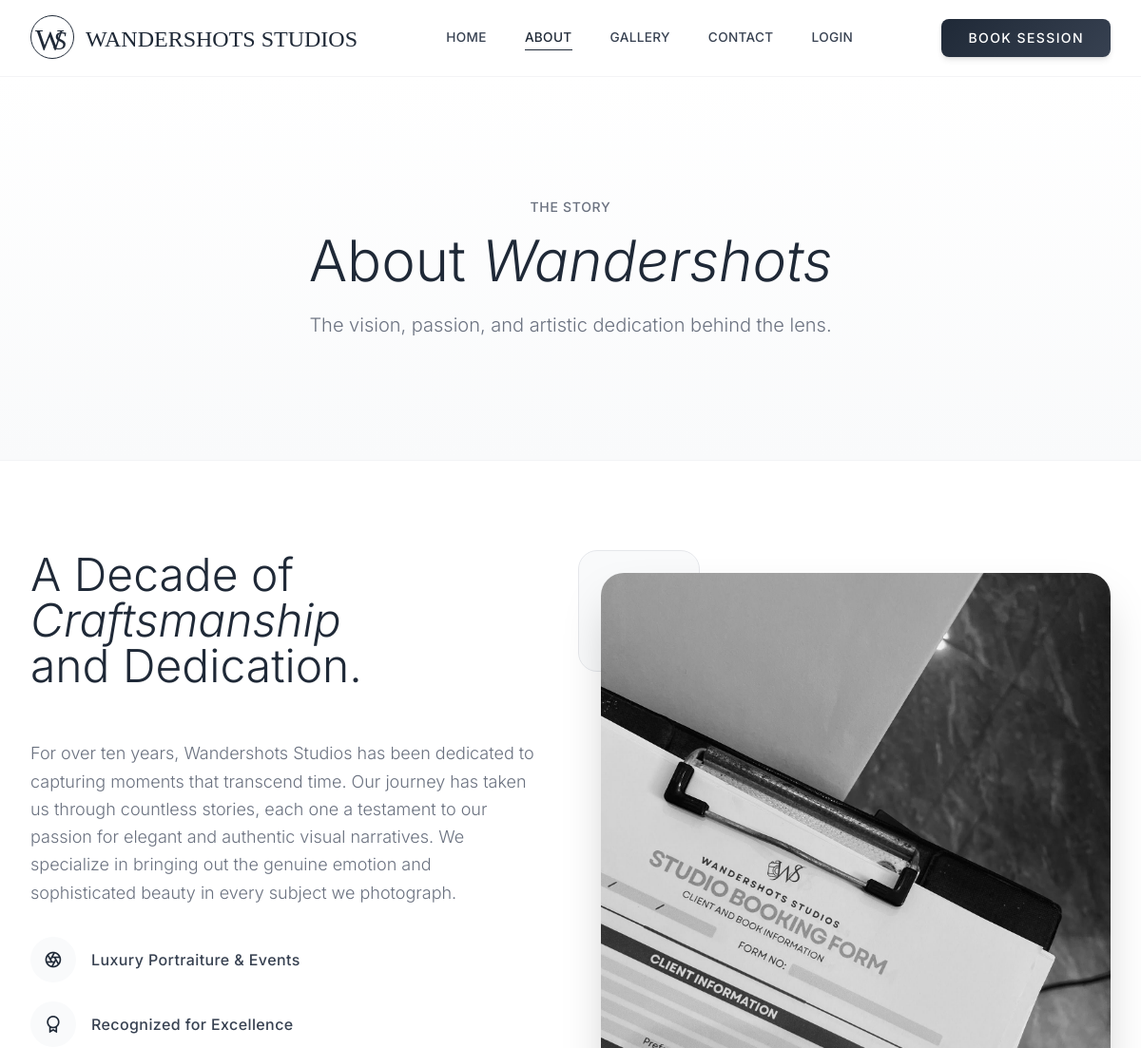
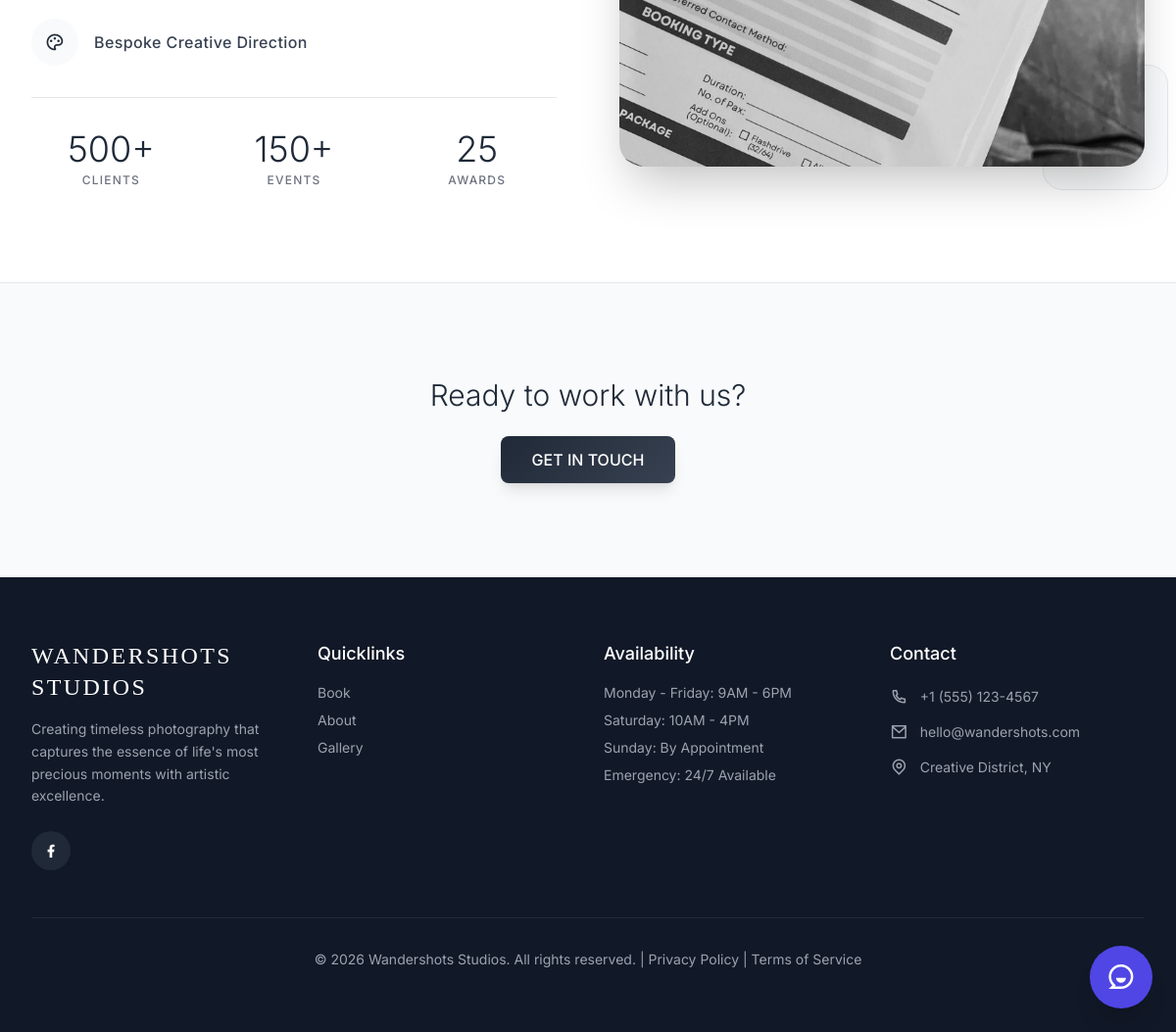
/about, run on the app's committed database (2 pictures, top to bottom).
### website/models.py (models this page shows)
class SiteSetting(db.Model):
    id = db.Column(db.Integer, primary_key=True)
    setting_key = db.Column(db.String(100), unique=True, nullable=False)
    setting_value = db.Column(db.Text)

class SocialLink(db.Model):
    id = db.Column(db.Integer, primary_key=True)
    platform = db.Column(db.String(100), nullable=False)
    url = db.Column(db.String(500), nullable=False)
    icon_class = db.Column(db.String(100))
    order = db.Column(db.Integer, default=0)

class QuickLink(db.Model):
    id = db.Column(db.Integer, primary_key=True)
    name = db.Column(db.String(100), nullable=False)
    url = db.Column(db.String(500), nullable=False)
    order = db.Column(db.Integer, default=0)

### website/views.py (the view)
@views.route('/about')
def about():
    settings = {
        'header_pre': get_setting('about_header_pre', 'THE STORY'),
        'header_title': get_setting('about_header_title', 'About <em class="italic">Wandershots</em>'),
        'header_desc': get_setting('about_header_desc', 'The vision, passion, and artistic dedication behind the lens.'),
        'story_title': get_setting('about_story_title', 'A Decade of<br><em class="italic text-gray-600">Craftsmanship</em><br>and Dedication.'),
        'story_text': get_setting('about_story_text', 'For over ten years, Wandershots Studios has been dedicated to capturing moments that transcend time. Our journey has taken us through countless stories, each one a testament to our passion for elegant and authentic visual narratives. We specialize in bringing out the genuine emotion and sophisticated beauty in every subject we photograph.'),
        'stat1_num': get_setting('about_stat1_num', '500+'),
        'stat1_label': get_setting('about_stat1_label', 'Clients'),
        'stat2_num': get_setting('about_stat2_num', '150+'),
        'stat2_label': get_setting('about_stat2_label', 'Events'),
        'stat3_num': get_setting('about_stat3_num', '25'),
        'stat3_label': get_setting('about_stat3_label', 'Awards'),
        'main_img': get_image_url(get_setting('about_main_img'), 'https://readdy.ai/api/search-image?query=Professional%20female%20photographer%20with%20camera%20in%20modern%20studio%20setting%20black%20and%20white&width=600&height=800&seq=about-main')
    }
    return render_template("about.html", user=current_user, page='about', settings=settings)

### website/templates/about.html (shortened to what this page needs)
{% extends "base.html" %}
{% block content %}
<section class="relative py-24 lg:py-32 bg-gray-50 overflow-hidden">
    <div class="absolute inset-0 bg-gradient-to-b from-white to-gray-50 z-0"></div>
    <div class="relative max-w-7xl mx-auto px-6 lg:px-8 text-center z-10 fade-in">
        <p class="text-sm font-medium text-secondary tracking-wider uppercase mb-4">{{ settings.header_pre }}</p>
        <h1 class="text-5xl md:text-6xl font-light text-primary mb-6">
            {{ settings.header_title | safe }}
        </h1>
        <p class="text-xl text-gray-500 font-light max-w-2xl mx-auto">
            {{ settings.header_desc }}
        </p>
    </div>
</section>
<section id="stats-section" class="py-24 bg-white border-t border-gray-100">
    <div class="max-w-7xl mx-auto px-6 lg:px-8">
        <div class="grid md:grid-cols-2 gap-16 items-center">
            <div class="space-y-8 fade-in stagger-1">
                <div>
                    <h2 class="text-4xl md:text-5xl font-light text-primary leading-tight mb-6">
                        {{ settings.story_title | safe }}
                    </h2>
                    <p class="text-gray-500 text-lg leading-relaxed font-light mb-8 whitespace-pre-line">
                        {{ settings.story_text }}
                    </p>
                </div>
                <div class="space-y-5 mb-8">
                    <div class="flex items-center space-x-4">
                        <div class="w-12 h-12 bg-gray-50 rounded-full flex items-center justify-center text-primary">
                            <i class="ri-camera-lens-line text-xl"></i>
                        </div>
                        <span class="text-gray-700 font-medium tracking-wide">Luxury Portraiture & Events</span>
                    </div>
                    <div class="flex items-center space-x-4">
                        <div class="w-12 h-12 bg-gray-50 rounded-full flex items-center justify-center text-primary">
                            <i class="ri-award-line text-xl"></i>
                        </div>
                        <span class="text-gray-700 font-medium tracking-wide">Recognized for Excellence</span>
                    </div>
                    <div class="flex items-center space-x-4">
                        <div class="w-12 h-12 bg-gray-50 rounded-full flex items-center justify-center text-primary">
                            <i class="ri-palette-line text-xl"></i>
                        </div>
                        <span class="text-gray-700 font-medium tracking-wide">Bespoke Creative Direction</span>
                    </div>
                </div>
                <div class="grid grid-cols-3 gap-6 pt-8 border-t border-gray-200 fade-in stagger-2">
                    <div class="text-center">
                        <div class="text-4xl font-light text-primary mb-1">{{ settings.stat1_num }}</div>
                        <div class="text-xs text-secondary uppercase tracking-widest font-medium">{{ settings.stat1_label }}</div>
                    </div>
                    <div class="text-center">
                        <div class="text-4xl font-light text-primary mb-1">{{ settings.stat2_num }}</div>
                        <div class="text-xs text-secondary uppercase tracking-widest font-medium">{{ settings.stat2_label }}</div>
                    </div>
                    <div class="text-center">
                        <div class="text-4xl font-light text-primary mb-1">{{ settings.stat3_num }}</div>
                        <div class="text-xs text-secondary uppercase tracking-widest font-medium">{{ settings.stat3_label }}</div>
                    </div>
                </div>
            </div>
            <div class="relative fade-in stagger-2">
                <div class="aspect-[4/5] rounded-2xl overflow-hidden shadow-2xl parallax-element">
                    <img src="{{ settings.main_img }}"
                         alt="Photographer at work"
                         class="w-full h-full object-cover object-center grayscale hover:grayscale-0 transition-all duration-700">
                </div>
            </div>
        </div>
    </div>
</section>
<section class="py-24 bg-gray-50 border-t border-gray-200 text-center fade-in">
    <div class="max-w-3xl mx-auto px-6">
        <h2 class="text-3xl font-light text-primary mb-6">Ready to work with us?</h2>
        <a href="{{ url_for('views.contact') }}" class="inline-block btn-primary text-white px-8 py-3 !rounded-button font-medium shadow-lg">
            GET IN TOUCH
        </a>
    </div>
</section>
{% endblock %}

### website/templates/base.html (shortened to what this page needs)
<!DOCTYPE html>
<html lang="en" class="scroll-smooth">
<head>
    <script src="https://cdn.tailwindcss.com/3.4.16"></script>
    <link href="https://cdnjs.cloudflare.com/ajax/libs/remixicon/4.6.0/remixicon.min.css" rel="stylesheet">
    <script src="https://cdn.tailwindcss.com/3.4.16"></script>
    <link href="https://cdnjs.cloudflare.com/ajax/libs/remixicon/4.6.0/remixicon.min.css" rel="stylesheet">
</head>
<body class="flex flex-col min-h-screen selection:bg-primary selection:text-white">
    {% if page != 'auth' and page != 'dashboard' and page != 'admin_login' %}
    <nav id="navbar" class="fixed top-0 left-0 right-0 z-50 bg-white/95 backdrop-blur-md border-b border-gray-100">
        <div class="max-w-7xl mx-auto px-4 md:px-6 lg:px-8">
            <div class="flex items-center justify-between h-20">
                <div class="flex items-center">
                    <a href="{{ url_for('views.home') }}"
                        class="flex items-center gap-3 group text-primary logo-entrance">
                        {% if header_logo_type == 'image' and header_logo_image %}
                        <img src="{{ header_logo_image }}" alt="Logo"
                            class="h-12 md:h-16 w-auto object-contain img-logo-anim">
                        <div class="flex flex-col justify-center">
                            <span class="font-['Pacifico'] text-2xl leading-none">{{ header_logo_text }}</span>
                        </div>
                        {% else %}
                        <div class="ws-logo-container scale-90 md:scale-100">
                            <div class="ws-monogram-circle"><span class="ws-w">W</span><span class="ws-s">S</span></div>
                        </div>
                        <div class="flex flex-col justify-center">
                            <span class="font-['Pacifico'] text-2xl leading-none">{{ header_logo_text }}</span>
                        </div>
                        {% endif %}
                    </a>
                </div>
                <div class="hidden md:flex items-center space-x-6 lg:space-x-10 text-gray-700">
                    <a href="{{ url_for('views.home') }}"
                        class="font-medium tracking-wide text-[0.85rem] nav-link hover:text-primary transition-colors {% if page=='home'%}nav-link-active font-bold text-primary{%endif%}">HOME</a>
                    <a href="{{ url_for('views.about') }}"
                        class="font-medium tracking-wide text-[0.85rem] nav-link hover:text-primary transition-colors {% if page=='about'%}nav-link-active font-bold text-primary{%endif%}">ABOUT</a>
                    <a href="{{ url_for('views.works') }}"
                        class="font-medium tracking-wide text-[0.85rem] nav-link hover:text-primary transition-colors {% if page=='works'%}nav-link-active font-bold text-primary{%endif%}">GALLERY</a>
                    <a href="{{ url_for('views.contact') }}"
                        class="font-medium tracking-wide text-[0.85rem] nav-link hover:text-primary transition-colors {% if page=='contact'%}nav-link-active font-bold text-primary{%endif%}">CONTACT</a>
                    {% if user.is_authenticated %}
                    {% if user.role in ['admin', 'super_admin'] %}
                    <a href="{{ url_for('views.dashboard') }}"
                        class="text-indigo-600 font-bold tracking-wide text-[0.85rem] nav-link hover:text-indigo-800">DASHBOARD</a>
                    {% else %}
                    <a href="{{ url_for('views.customer_dashboard') }}"
                        class="text-indigo-600 font-bold tracking-wide text-[0.85rem] nav-link hover:text-indigo-800">MY
                        BOOKINGS</a>
                    {% endif %}
                    {% else %}
                    <a href="{{ url_for('auth.login') }}"
                        class="font-medium tracking-wide text-[0.85rem] nav-link hover:text-primary transition-colors">LOGIN</a>
                    {% endif %}
                </div>
                <div class="hidden md:flex items-center space-x-4 lg:space-x-6">
                    <a href="{{ header_cta_link }}"
                        class="btn-primary text-white px-5 lg:px-7 py-2.5 !rounded-button whitespace-nowrap font-medium text-xs lg:text-sm tracking-widest shadow-md uppercase">
                        {{ header_cta_text }}
                    </a>
                </div>
            </div>
        </div>
    </nav>
    {% endif %}
    <main class="flex-grow {% if page == 'dashboard' or page == 'auth' %}pt-0{% else %}pt-20{% endif %}">
        {% block content %}{% endblock %}
    </main>
    {% if page in ['home', 'about', 'works', 'contact', 'login', 'signup', 'book', 'customer_dashboard'] %}
    <button id="chat-bubble" onclick="toggleChat()"
        class="fixed bottom-6 right-6 z-[9999] bg-indigo-600 text-white w-16 h-16 rounded-full flex items-center justify-center shadow-xl hover:bg-indigo-700 transition-transform hover:scale-105">
        <i class="ri-chat-smile-3-line text-3xl"></i>
    </button>
    {% endif %}
    {% if page != 'auth' and page != 'dashboard' and page != 'admin_login' %}
    <footer class="bg-gray-900 text-white py-12 md:py-16">
        <div class="max-w-7xl mx-auto px-6 lg:px-8">
            <div class="grid grid-cols-1 md:grid-cols-2 lg:grid-cols-4 gap-10 md:gap-8">
                <div class="space-y-4">
                    <span class="font-serif-logo text-xl md:text-2xl tracking-widest font-medium text-white">{{
                        header_logo_text if header_logo_text else 'WANDERSHOTS' }}</span>
                    <p class="text-gray-400 leading-relaxed text-sm">{{ footer_desc }}</p>
                    <div class="flex space-x-4 pt-2">
                        {% for link in social_links %}
                        <a href="{{ link.url }}" target="_blank"
                            class="w-10 h-10 flex items-center justify-center bg-gray-800 rounded-full hover:bg-primary transition-colors duration-200">
                            <i class="{{ link.icon_class }}"></i>
                        </a>
                        {% endfor %}
                    </div>
                </div>
                <div class="space-y-4">
                    <h4 class="text-lg font-medium">Quicklinks</h4>
                    <ul class="space-y-2 text-gray-400 text-sm">
                        {% for link in quick_links %}
                        <li><a href="{{ link.url }}" class="hover:text-white transition-colors duration-200">{{
                                link.name }}</a></li>
                        {% endfor %}
                    </ul>
                </div>
                <div class="space-y-4">
                    <h4 class="text-lg font-medium">Availability</h4>
                    <ul class="space-y-2 text-gray-400 text-sm">
                        <li>{{ footer_avail_1 }}</li>
                        <li>{{ footer_avail_2 }}</li>
                        <li>{{ footer_avail_3 }}</li>
                        <li>{{ footer_avail_4 }}</li>
                    </ul>
                </div>
                <div class="space-y-4">
                    <h4 class="text-lg font-medium">Contact</h4>
                    <ul class="space-y-2 text-gray-400 text-sm">
                        <li class="flex items-center space-x-3"><i
                                class="ri-phone-line text-lg flex-shrink-0"></i><span>{{ footer_contact_phone }}</span>
                        </li>
                        <li class="flex items-center space-x-3"><i class="ri-mail-line text-lg flex-shrink-0"></i><span
                                class="break-all">{{ footer_contact_email }}</span></li>
                        <li class="flex items-center space-x-3"><i
                                class="ri-map-pin-line text-lg flex-shrink-0"></i><span>{{ footer_contact_address
                                }}</span></li>
                    </ul>
                </div>
            </div>
            <div class="border-t border-gray-800 mt-10 md:mt-12 pt-8 text-center text-gray-400 text-sm">
                <p>{{ footer_copyright }}</p>
            </div>
        </div>
    </footer>
    {% endif %}
</body>
</html>

### data on the page
SiteSetting: setting_value "WANDERSHOTS STUDIOS"
SiteSetting: setting_value "BOOK SESSION"
SiteSetting: header_pre "THE STORY"
SiteSetting: header_title "About Wandershots"
SiteSetting: header_desc "The vision, passion, and artistic dedication behind the lens."
SiteSetting: story_title "A Decade of Craftsmanship and Dedication."
SiteSetting: story_text "For over ten years, Wandershots Studios has been dedicated to capturing moments that transcend time. Our journey has taken us through countless stories, each one a testament to our passion for elegant and authentic visual narratives. We specialize in bringing out the genuine emotion and sophisticated beauty in every subject we photograph."
SiteSetting: stat1_num "500+"
SiteSetting: stat1_label "CLIENTS"
SiteSetting: stat2_num "150+"
SiteSetting: stat2_label "EVENTS"
SiteSetting: stat3_num "25"
SiteSetting: stat3_label "AWARDS"
SiteSetting: setting_value "Creating timeless photography that captures the essence of life's most precious moments with artistic excellence."
QuickLink: name "Book"
QuickLink: name "About"
QuickLink: name "Gallery"
SiteSetting: setting_value "Monday - Friday: 9AM - 6PM"
SiteSetting: setting_value "Saturday: 10AM - 4PM"
SiteSetting: setting_value "Sunday: By Appointment"
SiteSetting: setting_value "Emergency: 24/7 Available"
SiteSetting: setting_value "+1 (555) 123-4567"
SiteSetting: setting_value "hello@wandershots.com"
SiteSetting: setting_value "Creative District, NY"
SiteSetting: setting_value "© 2026 Wandershots Studios. All rights reserved. | Privacy Policy | Terms of Service"
